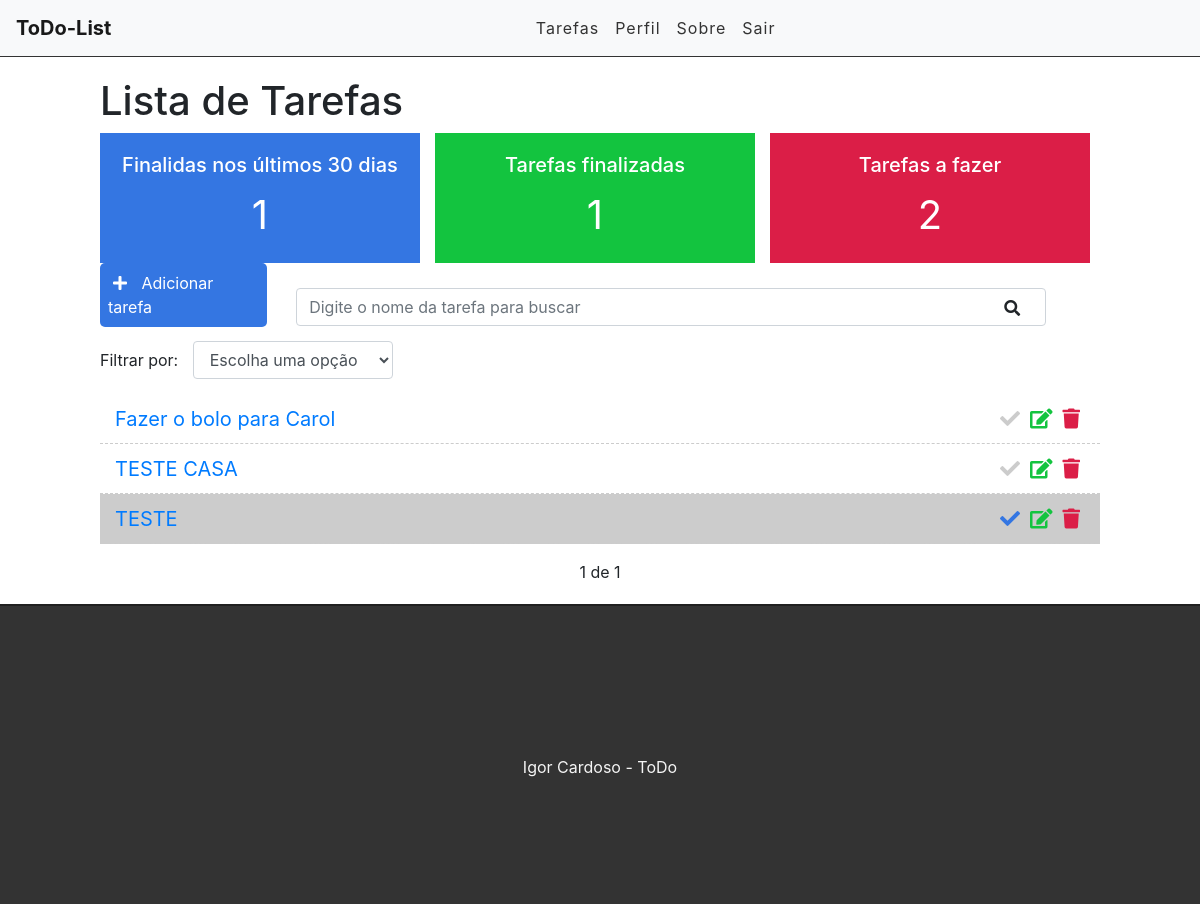
Screenshot of / (signed in) with the database file from the repository.
### tasks/models.py (models this page shows, shortened)
class Task(models.Model):
	STATUS = (
		('fazendo', 'Fazendo'),
		('feito', 'Feito')
	)
	title = models.CharField(max_length=255)
	description = models.TextField(blank=True)
	done = models.CharField(
		max_length=7, # Tamanho da entrada
		choices=STATUS,
	)
	user = models.ForeignKey(get_user_model(), on_delete=models.CASCADE) # Id do usuário
	share = models.CharField(blank=True, max_length=25)
	completion_date = models.DateField(blank=True)
	created_at = models.DateTimeField(auto_now_add=True)
	update_at = models.DateTimeField(auto_now=True)

### tasks/views.py (the view)
# urls.py: path('', views.taskList, name='task-list'),
@login_required
def taskList(request):		#   order_by: ordena por data de criação do mais novo para mais antigo
	search = request.GET.get('search')	# reseach é name do input de busca que está no html list.html
	filter = request.GET.get('filter') # Filtro
	dias_30 = datetime.datetime.now()-datetime.timedelta(days=30)
	taskFeitaRecente = Task.objects.filter(done='feito', update_at__gt=dias_30, user=request.user).count()
	taskFeito = Task.objects.filter(done='feito', user=request.user).count()
	taskFazendo = Task.objects.filter(done='fazendo', user=request.user).count()
	if search: # Filtrar pelo nome
		tasks = Task.objects.filter(title__icontains=search, user=request.user)#, user=request.user)
	elif filter: # Filtrar pelo estado (feito ou fazendo)
		tasks = Task.objects.filter(done=filter, user=request.user) # Vai filtrar pelo user e pelo done
	else:
		tasks_list = Task.objects.all().order_by('-created_at').filter(user=request.user)
		paginacao = Paginator(tasks_list, 10) # (lista, num de páginas)
		page = request.GET.get('page')
		tasks = paginacao.get_page(page) # Vai exibir o numero correto na página que está
	return render(request, 'tasks/list.html', {'tasks': tasks, 'taskFeitaRecente': taskFeitaRecente,
               'taskFeito': taskFeito, 'taskFazendo': taskFazendo})

### tasks/templates/tasks/list.html (shortened to what this page needs)
{% extends 'base.html' %}
{% block content %}
<div class="offset-1 col-10 list-div">
	<h1>Lista de Tarefas</h1>
	<div class="container dashboard">
		<div class="col-4 dashboard-box" id="dashboard-lastdays">
			<h4>Finalidas nos últimos 30 dias</h4>
			<span>{{ taskFeitaRecente }}</span>
		</div>
		<div class="col-4 dashboard-box" id="dashboard-done">
			<h4>Tarefas finalizadas</h4>
			<span>{{ taskFeito }}</span>
		</div>
		<div class="col-4 dashboard-box" id="dashboard-doing">
			<h4>Tarefas a fazer</h4>
			<span>{{ taskFazendo }}</span>
		</div>
	</div>
	<a id="add-link" href="newtask/">
		<div class="col-2 add-div">
			<i class="fas fa-plus"></i> Adicionar tarefa
		</div>
	</a>
	<div class="col-9 search-div">
		<form method="GET" id="search-form">
			<input class="form-control" type="text" id="search" name="search" placeholder="Digite o nome da tarefa para buscar" value="{{ request.GET.search }}">
			<i class="fas fa-search" id="search-btn"></i>
		</form>
	</div>
	<div class="col-12 filter-div" >
		<span>Filtrar por: </span>
		<select name="filter" id="filter" class="form-control">
			<option value="NADA">Escolha uma opção</option>
		</select>
	</div>
	<ul class="task-list">
		{% for task in tasks %}
			{% if task.done == 'fazendo' %}
				<li class="task-item">
			{% else %}
				<li class="task-item done">
			{% endif %}
					<span><a href="task/{{task.id}}">{{ task.title }}</a></span>
					<a href="delete/{{task.id}}" class="delete-btn"><span><i class="fas fa-trash"></i></span></a>
					<a href="edit/{{task.id}}"><span><i class="fas fa-edit"></i></span></a>
					<a href="changestatus/{{task.id}}"><span><i class="fas fa-check"></i></span></a>
				</li>
		{% endfor %}
	</ul>
	<div class="pagination">
		<span class="step-links">
			{% if tasks.paginator.num_pages %}
				<span class="current">
					{{ tasks.number }} de {{ tasks.paginator.num_pages }}
				</span>
			{% endif %}
		</span>
	</div>
</div>
{% endblock %}

### tasks/static/css/styles.css (style rules this page uses)
.dashboard { padding: 0; width: 100%; display: block; }
.dashboard h4 { font-size: 20px; }
.dashboard span { font-size: 40px; display: block; width: 100%; }
.dashboard-box { float: left; background-color: #DFDFDF; color: #FFF; padding: 20px; box-sizing: border-box; height: 130px; width: 32%; text-align: center; }
.dashboard-box:nth-child(2) { margin-left: 1.5%; margin-right: 1.5%; }
#dashboard-lastdays { background-color: #3476e2; }
#dashboard-done { background-color: #13c43f; }
#dashboard-doing { background-color: #db1e47; }
#add-link { text-decoration: none; }
.add-div { background-color: #3476e2; cursor: pointer; display: inline-block; color: #FFF; padding: 8px; border-radius: 5px; margin-right: 25px; }
.fas.fa-plus { color: #FFF; margin-right: 10px; margin-left: 5px; }
.fas.fa-search { position: absolute; top: 12px; right: 26px; cursor: pointer; }
.search-div { padding: 0; margin-top: 15px; margin-bottom: 15px; display: inline-block; }
.filter-div { margin-bottom: 15px; padding: 0; }
#filter { display: inline-block; width: 200px; margin-left: 10px; }
.list-div { padding: 0; }
.task-list { padding-left: 0; }
.task-item { list-style: none; font-size: 20px; height: 50px; padding: 0 15px; padding-top: 10px; border-bottom: 1px dashed #CCC; }
.task-item.done { background-color: #CCC; }
.fas.fa-trash { color: #db1e47; cursor: pointer; margin: 5px; font-size: 20px; float: right; }
.fas.fa-edit { color: #13c43f; cursor: pointer; margin: 5px; font-size: 20px; float: right; }
.fa-check { color: #CCC; cursor: pointer; margin: 5px; font-size: 20px; float: right; }
.done .fa-check { color: #3476e2; }
.pagination { margin-bottom: 20px; }
.step-links { position: relative; margin-left: auto; margin-right: auto; }
.step-links .current { margin-left: 5px; margin-right: 5px; }

### rows the page displays
Task: title "Fazer o bolo para Carol"
Task: title "TESTE CASA"
Task: title "TESTE"

### other values shown
{{ taskFeitaRecente }} "1"
{{ taskFeito }} "1"
{{ taskFazendo }} "2"
{{ tasks.number }} "1"
{{ tasks.paginator.num_pages }} "1"
